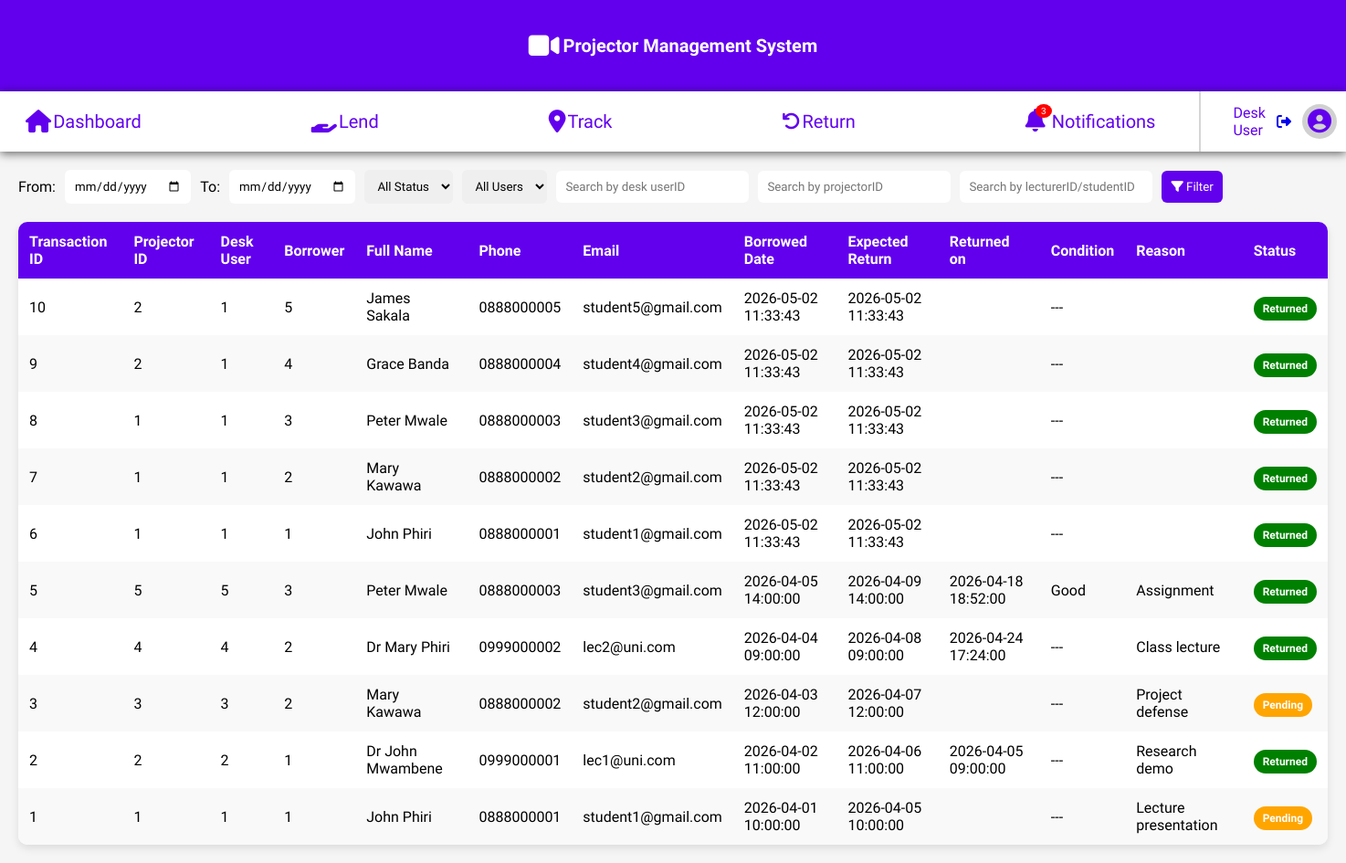
Before: /Track.php (signed in) with the older database file.
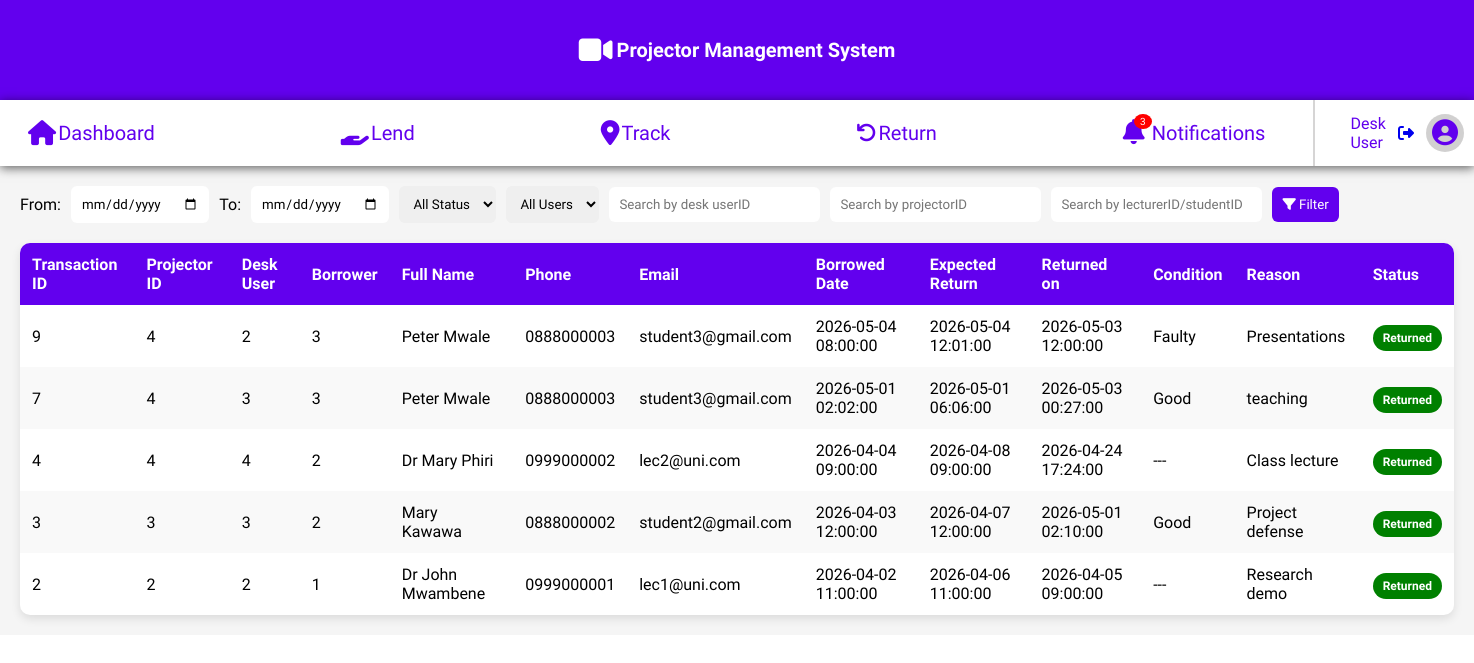
After: the same page with the newer database file.
### tables this page shows
CREATE TABLE `transactions` (
  `transaction_id` int(11) NOT NULL,
  `user_id` int(11) DEFAULT NULL,
  `projector_id` int(11) DEFAULT NULL,
  `student_id` int(11) DEFAULT NULL,
  `lecturer_id` int(11) DEFAULT NULL,
  `borrower_type` enum('student','lecturer') DEFAULT NULL,
  `borrowed_at` datetime NOT NULL,
  `expected_return_at` datetime DEFAULT NULL,
  `returned_at` datetime DEFAULT NULL,
  `projector_condition` enum('good','faulty') DEFAULT NULL,
  `reason` text DEFAULT NULL,
  `status` enum('pending','returned','flagged') DEFAULT 'pending'
);

CREATE TABLE `students` (
  `student_id` int(11) NOT NULL,
  `first_name` varchar(50) NOT NULL,
  `middle_name` varchar(50) DEFAULT NULL,
  `last_name` varchar(50) NOT NULL,
  `dob` date DEFAULT NULL,
  `gender` enum('Male','Female','Other') DEFAULT NULL,
  `phone_number` varchar(20) DEFAULT NULL,
  `home_village` varchar(100) DEFAULT NULL,
  `year_of_study` int(11) DEFAULT NULL,
  `email` varchar(100) DEFAULT NULL,
  `program_of_study` varchar(100) DEFAULT NULL
);

CREATE TABLE `lecturers` (
  `lecturer_id` int(11) NOT NULL,
  `first_name` varchar(50) NOT NULL,
  `middle_name` varchar(50) DEFAULT NULL,
  `last_name` varchar(50) NOT NULL,
  `department` varchar(100) DEFAULT NULL,
  `phone_number` varchar(20) DEFAULT NULL,
  `home` varchar(100) DEFAULT NULL,
  `email` varchar(100) DEFAULT NULL
);

### Track.php (the view, shortened to what this page needs)
<?php
    require("connection.php");
$whereSQL = "";
    $sql = "
            SELECT
                t.transaction_id,
                t.projector_id,
                t.user_id,
                t.borrower_type,
                t.borrowed_at,
                t.expected_return_at,
                t.returned_at,
                t.projector_condition,
                t.reason,
                t.status,
                s.student_id,
                s.first_name AS student_first,
                s.last_name AS student_last,
                s.phone_number AS student_phone,
                s.email AS student_email,
                l.lecturer_id,
                l.first_name AS lecturer_first,
                l.last_name AS lecturer_last,
                l.phone_number AS lecturer_phone,
                l.email AS lecturer_email
            FROM transactions t
            LEFT JOIN students s ON t.student_id = s.student_id
            LEFT JOIN lecturers l ON t.lecturer_id = l.lecturer_id
            $whereSQL
            ORDER BY t.transaction_id DESC
            ";
$result = $conn->query($sql);
?>
<!DOCTYPE html>
<html lang="en">
<head>
    <link rel="stylesheet" href="css/tracking.css">
</head>
<body>
    <div class="container">
        <?php include("desk-navigation.php"); ?>
        <div class="tracking-container">
            <form method="GET" class="filters">
                <label>From:</label>
                <input type="date" name="fromDate">
                <label>To:</label>
                <input type="date" name="toDate">
                <select name="status">
                    <option value="">All Status</option>
                </select>
                <select name="userType">
                    <option value="">All Users</option>
                </select>
                <input type="text" name="userID" placeholder="Search by desk userID">
                <input type="text" name="projectorID" placeholder="Search by projectorID">
                <input type="text" name="borrowerID" placeholder="Search by lecturerID/studentID">
                <button type="submit">
                    <i class="fa fa-filter"></i> Filter
                </button>
            </form>
            <div class="table-wrapper">
                <table>
                    <thead>
                        <tr>
                            <th>Transaction ID</th>
                            <th>Projector ID</th>
                            <th>Desk User</th>
                            <th>Borrower</th>
                            <th>Full Name</th>
                            <th>Phone</th>
                            <th>Email</th>
                            <th>Borrowed Date</th>
                            <th>Expected Return</th>
                            <th>Returned on</th>
                            <th>Condition</th>
                            <th>Reason</th>
                            <th>Status</th>
                        </tr>
                    </thead>
                    <tbody id="trackingTable">
                            <?php while ($row = $result->fetch_assoc()) { ?>
                            <?php
                                if ($row['borrower_type'] == 'student') {
                                    $name = $row['student_first'] . " " . $row['student_last'];
                                    $phone = $row['student_phone'];
                                    $email = $row['student_email'];
                                    $borrowerId = $row['student_id'];
                                } else {
                                    $name = $row['lecturer_first'] . " " . $row['lecturer_last'];
                                    $phone = $row['lecturer_phone'];
                                    $email = $row['lecturer_email'];
                                    $borrowerId = $row['lecturer_id'];
                                }
                            ?>
                            <tr>
                                <td><?= $row['transaction_id'] ?></td>
                                <td><?= $row['projector_id'] ?></td>
                                <td><?= $row['user_id'] ?></td>
                                <td><?= $borrowerId ?></td>
                                <td><?= $name ?></td>
                                <td><?= $phone ?></td>
                                <td><?= $email ?></td>
                                <td><?= $row['borrowed_at'] ?></td>
                                <td><?= $row['expected_return_at'] ?></td>
                                <td>
                                    <?php if ($row['status'] !== 'returned') { ?>
                                    <?php } else { ?>
                                        <?= $row['returned_at'] ?>
                                    <?php } ?>
                                </td>
                                <td>
                                    <?= $row['projector_condition'] ? ucfirst($row['projector_condition']) : "---" ?>
                                </td>
                                <td><?= $row['reason'] ?></td>
                                <td>
                                    <span class="status <?= $row['status'] ?>">
                                        <?= ucfirst($row['status']) ?>
                                    </span>
                                </td>
                            </tr>
                            <?php } ?>
                    </tbody>
                </table>
        </div>
        </div>
    </div>
</body>
</html>

### desk-navigation.php (shortened to what this page needs)
<!DOCTYPE html>
<html lang="en">
<head>
    <link rel="stylesheet" href="https://cdnjs.cloudflare.com/ajax/libs/font-awesome/6.5.0/css/all.min.css">
    <link rel="stylesheet" href="css/navigation.css">
</head>
<body>
    <div class="all-wrapper">
        <div class="nav-title">
            <i class="fa-solid fa-video"></i>Projector Management System
        </div>
    <div class="nav-wrapper">
        <div class="tabs" id="tabs">
            <a href="desk.php" class="active"><i class="fa-solid fa-home"></i>Dashboard</a>
            <a href="Lend.php"><i class="fa-solid fa-hand-holding"></i>Lend</a>
            <a href="track.php"><i class="fa-solid fa-location-dot"></i>Track</a>
            <a href="return.php"><i class="fa fa-undo"></i>Return</a>
            <a href="notifications.php">
                <span class="tab-icon">
                    <i class="fa-solid fa-bell"></i>
                    <span class="badge">3</span>
                </span>
                Notifications
            </a>
        </div>
    <div class="top-bar">
        <div class="user-info">
            <?php echo $_SESSION['first_name'] . " " . $_SESSION['last_name']; ?>
        </div>
        <a href="logout.php" class="logout-btn">
            <i class="fa-solid fa-right-from-bracket"></i>
        </a>
        <a href="edit_profile.php" class="profile-icon">
            <i class="fa-solid fa-circle-user"></i>
        </a>
    </div>
    </div>
    </div>
</body>
</html>

### css/tracking.css (style rules this page uses)
.tracking-container { padding: 20px; font-family: "Quicksand", sans-serif; background: #f5f5f5; }
.filters { display: flex; flex-wrap: wrap; align-items: center; gap: 10px; margin-bottom: 20px; }
.filters input, .filters select, .filters button { padding: 10px; border-radius: 6px; border: none; font-family: inherit; }
.filters button { background: #6200ee; color: white; cursor: pointer; }
.table-wrapper { overflow-x: auto; background: white; border-radius: 10px; box-shadow: 0 4px 10px rgba(0,0,0,0.1); }
table { width: 100%; border-collapse: collapse; }
thead { background: #6200ee; color: white; }
th, td { padding: 12px; text-align: left; }
tbody tr:nth-child(even) { background: #f9f9f9; }
.status { padding: 6px 10px; border-radius: 20px; font-size: 12px; color: white; font-weight: bold; }
.status.returned { background: green; }
.status.pending { background: orange; }

### css/navigation.css (style rules this page uses)
body { margin: 0; }
.all-wrapper { display: flex; align-items: center; justify-content: space-between; background-color: #6200ee; flex-wrap: wrap; }
.nav-title { width: 100%; text-align: center; color: white; font-size: 20px; font-weight: 600; padding: 15px; font-family: "Quicksand", sans-serif; margin: 20px 0; display: flex; align-items: center; justify-content: center; gap: 4px; }
.fa-video { font-size: 30px; align-items: center; }
.nav-wrapper { display: flex; align-items: center; justify-content: flex-start; background-color: white; width: 100%; padding: 0 10px; font-family: "Quicksand", sans-serif; gap: 15px; box-shadow: 0 2px 10px rgba(0, 0, 0, 0.621); box-sizing: border-box; }
.tabs { display: flex; gap: 150px; padding-right: 30px; margin-right: 20px; border-right: 2px solid rgba(124, 122, 122, 0.312); font-size: 20px; }
.tabs .fa-solid { align-items: center; font-size: 25px; }
.tabs a { text-align: center; padding: 20px 18px; text-decoration: none; color: #6200ee; font-weight: 500; position: relative; white-space: nowrap; display: flex; align-items: center; gap: 2px; }
.top-bar { display: flex; justify-content: flex-end; align-items: center; color: #6200ee; gap: 12px; margin-left: auto; }
.user-info { font-weight: 500; }
.profile-icon { color: #6200ee; font-size: 26px; text-decoration: none; padding: 6px; border-radius: 50%; background: rgba(184, 182, 182, 0.642); display: flex; align-items: center; justify-content: center; transition: 0.2s; }
.tab-icon { position: relative; display: inline-block; margin-right: 5px; }
.badge { position: absolute; top: -6px; right: -7px; background: red; color: white; font-size: 10px; padding: 2px 6px; border-radius: 50%; }
@media (min-width: 701px) { .tabs { display: flex !important; } }

Changed rows visible on the page:
removed transactions: transaction_id "10", projector "2", user "1", student.student_id "5", student.last_name "James Sakala", student.phone_number "0888000005", student.email "student5@gmail.com", borrowed_at "2026-05-02 11:33:43", expected_return_at "2026-05-02 11:33:43", status "Returned"
removed transactions: transaction_id "8", projector "1", user "1", student.student_id "3", student.last_name "Peter Mwale", student.phone_number "0888000003", student.email "student3@gmail.com", borrowed_at "2026-05-02 11:33:43", expected_return_at "2026-05-02 11:33:43", status "Returned"
removed transactions: transaction_id "6", projector "1", user "1", student.student_id "1", student.last_name "John Phiri", student.phone_number "0888000001", student.email "student1@gmail.com", borrowed_at "2026-05-02 11:33:43", expected_return_at "2026-05-02 11:33:43", status "Returned"
removed transactions: transaction_id "5", projector "5", user "5", student.student_id "3", student.last_name "Peter Mwale", student.phone_number "0888000003", student.email "student3@gmail.com", borrowed_at "2026-04-05 14:00:00", expected_return_at "2026-04-09 14:00:00", returned_at "2026-04-18 18:52:00", projector_condition "Good", reason "Assignment", status "Returned"
removed transactions: transaction_id "1", projector "1", user "1", student.student_id "1", student.last_name "John Phiri", student.phone_number "0888000001", student.email "student1@gmail.com", borrowed_at "2026-04-01 10:00:00", expected_return_at "2026-04-05 10:00:00", reason "Lecture presentation", status "Pending"
changed transactions id 9: projector "2" → "4"; user "1" → "2"; student.student_id "4" → "3"; student.last_name "Grace Banda" → "Peter Mwale"; student.phone_number "0888000004" → "0888000003"; student.email "student4@gmail.com" → "student3@gmail.com"; borrowed_at "2026-05-02 11:33:43" → "2026-05-04 08:00:00"; expected_return_at "2026-05-02 11:33:43" → "2026-05-04 12:01:00"; returned_at (not shown) → "2026-05-03 12:00:00"; projector_condition (not shown) → "Faulty"; reason (not shown) → "Presentations"; no longer shows "---"
changed transactions id 7: projector "1" → "4"; user "1" → "3"; student.student_id "2" → "3"; student.last_name "Mary Kawawa" → "Peter Mwale"; student.phone_number "0888000002" → "0888000003"; student.email "student2@gmail.com" → "student3@gmail.com"; borrowed_at "2026-05-02 11:33:43" → "2026-05-01 02:02:00"; expected_return_at "2026-05-02 11:33:43" → "2026-05-01 06:06:00"; returned_at (not shown) → "2026-05-03 00:27:00"; projector_condition (not shown) → "Good"; reason (not shown) → "teaching"; no longer shows "---"
changed transactions "Project defense": returned_at (not shown) → "2026-05-01 02:10:00"; projector_condition (not shown) → "Good"; status "Pending" → "Returned"; no longer shows "---"
